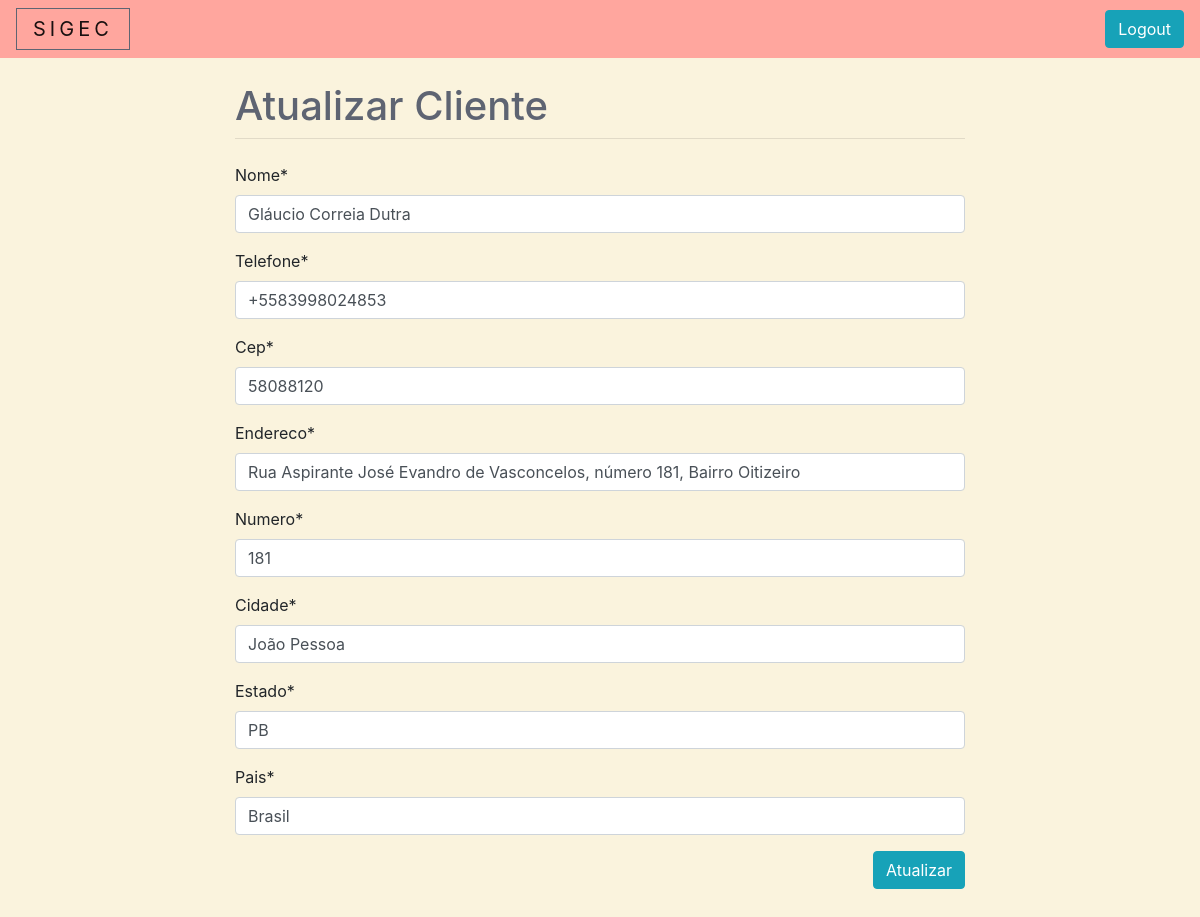
The app's page /cliente/atualizar/3 (signed in) with its own data.
### clientes/models.py (models this page shows, shortened)
class Cliente(models.Model):
  nome = models.CharField(max_length=80)
  telefone = models.CharField(max_length=15)
  endereco = models.CharField(max_length=100)
  numero = models.CharField(max_length=6)
  cidade = models.CharField(max_length=50)
  estado = models.CharField(max_length=100)
  pais = models.CharField(max_length=50)
  cep = models.CharField(max_length=10)

### clientes/views.py (the view)
# urls.py: path('atualizar/<int:id>', clientes_atualizar, name="clientes_atualizar"),
@login_required
def clientes_atualizar(request, id):
  cliente = get_object_or_404(Cliente, pk=id)
  form = ClienteForm(request.POST or None, instance=cliente)
  if form.is_valid():
    form.save()
    return redirect('clientes_lista')
  setattr(request, 'title', 'atualizar')
  return render(request, 'clientes_form.html', {'form': form})

### clientes/forms.py
class ClienteForm(ModelForm):
  class Meta:
    model = Cliente
    fields = ['nome', 'telefone', 'cep', 'endereco', 'numero', 'cidade', 'estado', 'pais']

### clientes/templates/clientes_form.html (shortened to what this page needs)
{% extends 'base.html' %}
{% load crispy_forms_tags %}
{% block content %}
{% include 'menu.html' %}
<div class="container mb-5">
  <div class="row justify-content-center">
    <div class="col-xs-12 col-md-8">
      <div>
        <h1 class="si-clientes__title mt-2">
          {% if request.title == 'novo'%}
          Adicionar
          {% elif request.title == 'atualizar' %}
          Atualizar
          {% endif %}
          Cliente
        </h1>
        <hr class="mt-0 mb-4">
      </div>
      <form method="post" novalidate>
        {{ form|crispy }}
        <div class="d-flex justify-content-end">
          <button type="submit" class="btn btn-info">
            {% if request.title == 'novo'%}
            Cadastrar
            {% elif request.title == 'atualizar' %}
            Atualizar
            {% endif %}
          </button>
        </div>
      </form>
    </div>
  </div>
</div>
{% endblock %}

### static/style.css (style rules this page uses)
body { background-color: #FAF3DD; }
.si-clientes__title { color: #5E6472; }

### records on screen
Cliente: nome "Gláucio Correia Dutra", telefone "+5583998024853", cep "58088120", endereco "Rua Aspirante José Evandro de Vasconcelos, número 181, Bairro Oitizeiro", numero "181", cidade "João Pessoa", estado "PB", pais "Brasil"
